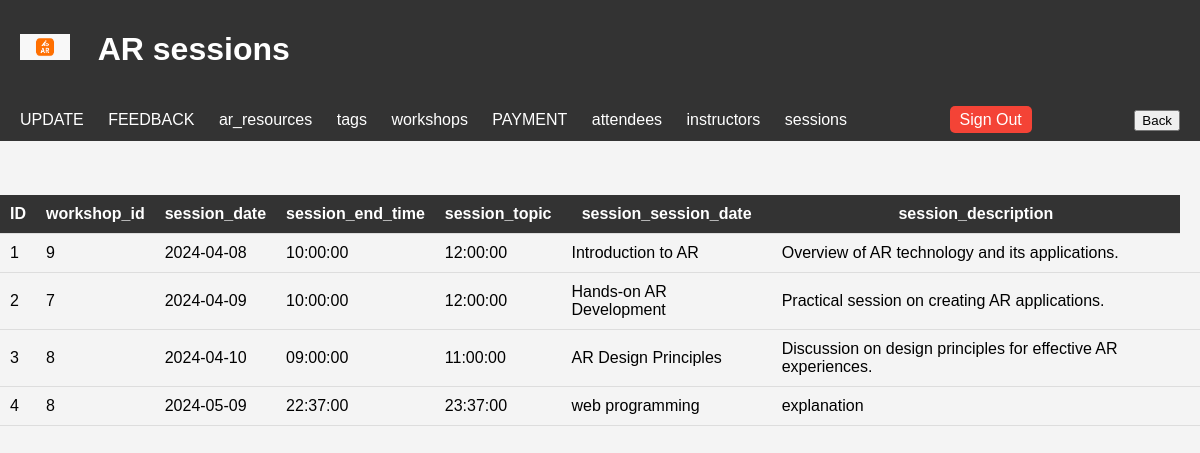
Screenshot of /sessions.php with the database file from the repository.
### tables this page shows
CREATE TABLE `sessions` (
  `session_id` int(11) NOT NULL,
  `workshop_id` int(11) NOT NULL,
  `session_date` date NOT NULL,
  `session_start_time` time NOT NULL,
  `session_end_time` time NOT NULL,
  `session_topic` varchar(255) NOT NULL,
  `session_description` text DEFAULT NULL
);

### sessions.php (the view, shortened to what this page needs)
<!DOCTYPE html>
<html lang="en">
<head>
    <link rel="stylesheet" href="https://cdnjs.cloudflare.com/ajax/libs/font-awesome/5.15.4/css/all.min.css">
     <link rel="stylesheet" href="css/style5.css">
</head>
<body>    <header>
        <h1><img src="img/ig1.png" alt="icon"> AR sessions</h1>
</header>
<header>
      <nav>
        <ul>
         <li>   <a href="admin_update.html" class="nav-item nav-link">UPDATE</a></li>
                         <li> <a href="feedback.php" class="nav-item nav-link">FEEDBACK</a>
                        <li>  <a href="ar_resources.php" class="nav-item nav-link">ar_resources</a></li>
                        <li>  <a href="tags.php" class="nav-item nav-link">tags</a></li>
                        <li>  <a href="workshops.php" class="nav-item nav-link">workshops</a></li>
                        <li>  <a href="payments.php" class="nav-item nav-link">PAYMENT</a></li>
                        <li>  <a href="attendees.php" class="nav-item nav-link">attendees</a>
                       <li>   <a href="instructors.php" class="nav-item nav-link">instructors</a></li>
                       <li>   <a href="sessions.php" class="nav-item nav-link">sessions</a></li>
        </ul>
    </nav>
<div class="signout">
        <a href="logout.php">Sign Out</a>
    </div>
    <div>
            <button type="button" onclick="window.location.href='admin_home.html'">Back</button>
    </div>
</header>
<?php
require_once "config.php";
?>
<!DOCTYPE html>
<html lang="en">
<head>
</head>
<body>
    <br><br><br>
    <table id="dataTable" class="table table-hover text-center">
        <tr>
            <th>ID</th>
            <th>workshop_id</th>
            <th>session_date</th>
            <th>session_end_time</th>
            <th>session_topic</th>
            <th>session_session_date</th>
            <th>session_description</th>
        </tr>
        <?php
        $sql = "SELECT * FROM sessions";
        $result = $conn->query($sql);
        if ($result->num_rows > 0) {
            while ($row = $result->fetch_assoc()) {
                echo "<tr>";
                echo "<td>" . $row["session_id"] . "</td>";
                echo "<td>" . $row["workshop_id"] . "</td>";
                echo "<td>" . $row["session_date"] . "</td>";
                echo "<td>" . $row["session_start_time"] . "</td>";
                echo "<td>" . $row["session_end_time"] . "</td>";
                echo "<td>" . $row["session_topic"] . "</td>";
                echo "<td>" . $row["session_description"] . "</td>";
                echo "<td>";
            }
        } else {
            echo "<tr><td colspan='6'>No data found</td></tr>";
        }
        ?>
    </table>
</body>
</html>

### css/style5.css (style rules this page uses)
body { font-family: Arial, sans-serif; margin: 0; padding: 0; background-color: #f4f4f4; }
header { background-color: #333; color: #fff; padding: 10px 20px; display: flex; justify-content: space-between; align-items: center; }
header img { width: 50px; margin-right: 20px; }
nav ul { list-style-type: none; padding: 0; margin: 0; }
nav ul li { display: inline; margin-right: 20px; position: relative; }
nav ul li a { color: #fff; text-decoration: none; }
.signout { margin-right: 20px; }
.signout a { color: #fff; text-decoration: none; padding: 5px 10px; background-color: #f44336; border: none; cursor: pointer; border-radius: 5px; }
table { width: 100%; border-collapse: collapse; }
th, td { padding: 10px; border-bottom: 1px solid #ddd; }
th { background-color: #333; color: white; }

### rows the page displays
sessions: session_id "1", workshop "9", session_date "2024-04-08", session_start_time "10:00:00", session_end_time "12:00:00", session_topic "Introduction to AR", session_description "Overview of AR technology and its applications."
sessions: session_id "2", workshop "7", session_date "2024-04-09", session_start_time "10:00:00", session_end_time "12:00:00", session_topic "Hands-on AR Development", session_description "Practical session on creating AR applications."
sessions: session_id "3", workshop "8", session_date "2024-04-10", session_start_time "09:00:00", session_end_time "11:00:00", session_topic "AR Design Principles", session_description "Discussion on design principles for effective AR experiences."
sessions: session_id "4", workshop "8", session_date "2024-05-09", session_start_time "22:37:00", session_end_time "23:37:00", session_topic "web programming", session_description "explanation"
